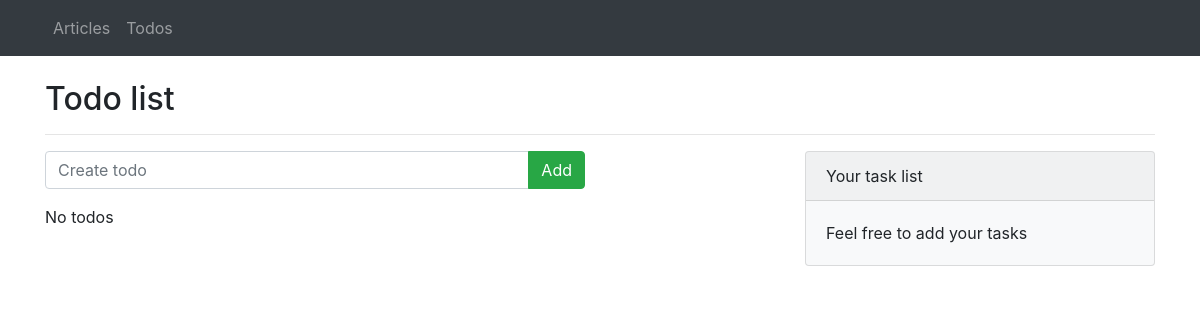
The page /todo/ on the database as committed earlier.
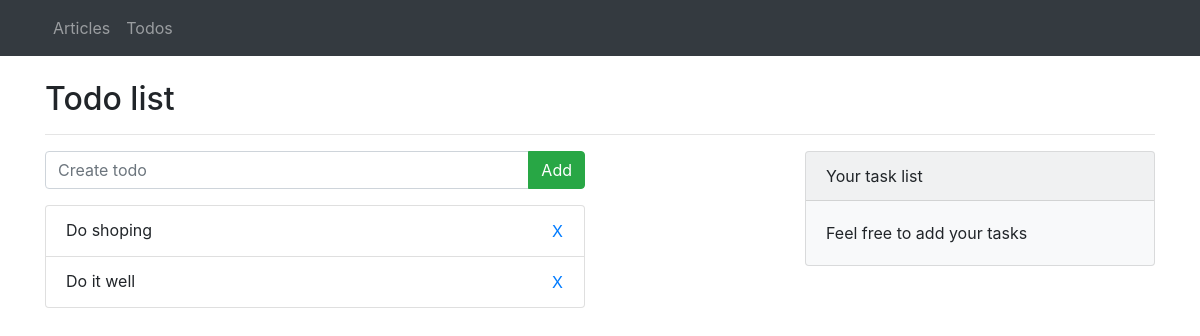
The same page on the database as committed later.
### app/models.py (models this page shows)
class Todo(models.Model):
    id = models.BigAutoField(primary_key=True)
    content = models.CharField(max_length=100)

### app/views/todo_views.py (the view)
# urls.py: path('todo/', todo_views.todo_list, name='todo-list'),
@require_GET
def todo_list(request):
    todos = Todo.objects.all()
    form = TodoForm()
    return render(request, 'todo/list.html', {'todos':todos, 'form':form})

### app/forms.py
class TodoForm(forms.ModelForm):
    class Meta:
        model = Todo
        fields = ['content']
        widgets = {
            'content': forms.TextInput(attrs={'class':'form-control', 'placeholder': 'Create todo'})
        }

### app/templates/todo/list.html (shortened to what this page needs)
{% extends "base.html" %}
{% block content %}
  <div class="container">
    <h2>Todo list</h2>
    <hr>
    <div class="row">
      <div class="col-md-6">
        <form id="todo-create-form" action="{% url 'todo-create' %}" method="post">
          <div class="input-group mb-3">
            {{form.content}}
            <div class="input-group-append">
              <button class="btn btn-success" type="submit">Add</button>
            </div>
          </div>
        </form>
        <ul class="list-group">
          {% for t in todos %}
            <li class="list-group-item">
              {{t.content}}
              <form class="inline todo-delete-form" action="{% url 'todo-delete' t.id %}" method="post">
                  <button class="btn btn-link float-right" type="submit" style="margin:0;padding:0;">X</button>
              </form>
            </li>
          {% empty %}
            <p>No todos</p>
          {% endfor %}
        </ul>
        <br>
      </div>
      <div class="col-md-4 offset-md-2">
        <div class="card bg-light mb-3">
          <div class="card-header">Your task list</div>
          <dic class="card-body">
            <p class="card-text">Feel free to add your tasks</p>
          </dic>
        </div>
      </div>
    </div>
  </div>
{% endblock content %}

### app/templates/base.html (shortened to what this page needs)
<!DOCTYPE html>
<html>
<head>
  {% load static %}
  <link rel="stylesheet" href="{% static 'css/bootstrap.css' %}" />
  <link rel="stylesheet" href="{% static 'css/utils.css' %}" />
</head>
<body>
  <nav class="navbar navbar-expand-md navbar-dark bg-dark">
    <div class="container">
      <div class="collapse navbar-collapse" id="navbarNav">
        <ul class="navbar-nav">
          <li class="nav-item">
            <a class="nav-link" href="/">Articles</a>
          </li>
          <li class="nav-item">
            <a class="nav-link" href="/todo/">Todos</a>
          </li>
        </ul>
      </div>
    </div>
  </nav>
  <br>
  {% block content %}
  {% endblock content %}
</body>
</html>

### app/static/css/utils.css (style rules this page uses)
.inline { display: inline; }

Rows that differ between the two databases and show on the page:
added Todo: content "Do shoping"
added Todo: content "Do it well"
Other text that changed with them:
text no longer shown: "No todos"
